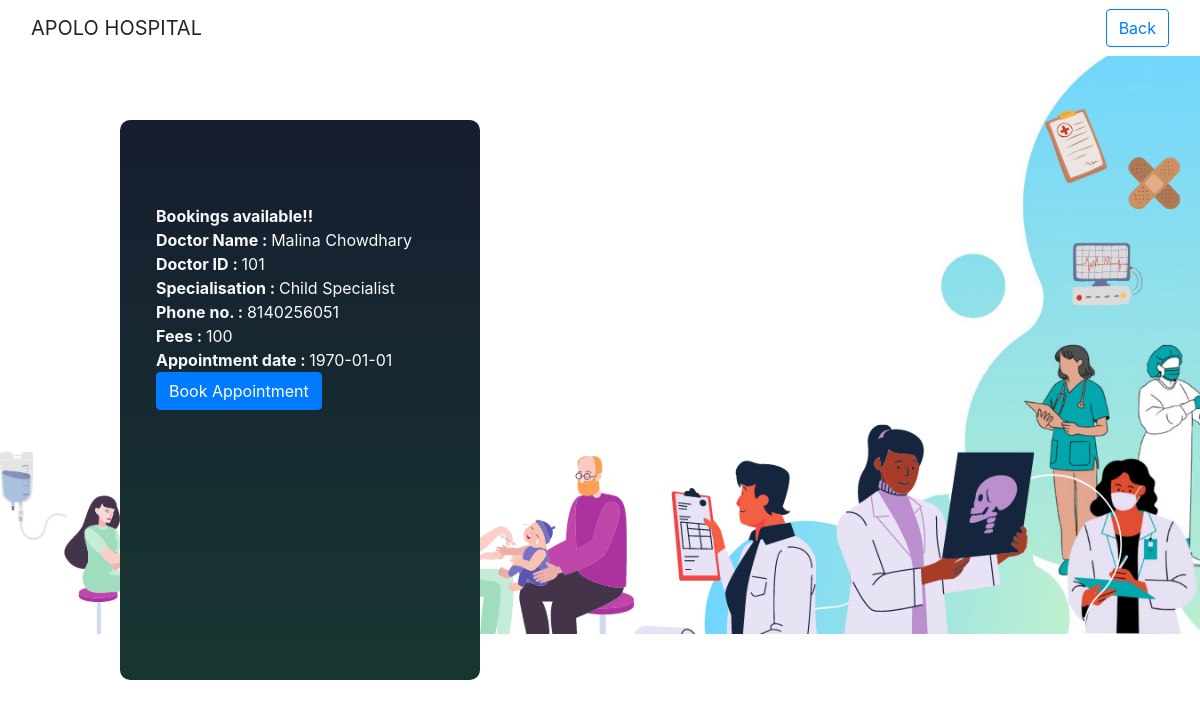
The page /get_apt.php?id=101 on the database its author committed.
### tables this page shows
CREATE TABLE `doctors` (
  `id` int(5) NOT NULL,
  `name` varchar(50) NOT NULL,
  `sp` varchar(30) NOT NULL,
  `phno` varchar(10) NOT NULL,
  `email` varchar(40) NOT NULL,
  `pass` varchar(25) NOT NULL,
  `rpass` varchar(25) NOT NULL,
  `dob` date NOT NULL,
  `doj` date NOT NULL,
  `gender` varchar(6) DEFAULT NULL,
  `fees` double NOT NULL
);

### get_apt.php (the view, shortened to what this page needs)
<!DOCTYPE html>
<html lang="en">
    <head>
        <link
        rel="stylesheet"
        href="https://stackpath.bootstrapcdn.com/bootstrap/4.3.1/css/bootstrap.min.css"
        />
    </head>
    <body>
        <nav class="navbar navbar-light" style="background-color: white;">
                <div class="container-fluid">
                <a class="navbar-brand">APOLO HOSPITAL</a>
                <ul class="nav nav-pills">
                    <li class="active">
                        <form method="get" action="patient_profile.php">
                        <button type="submit" class="btn btn-outline-primary" id="dbt" name="dbt">Back</button>
                        </form>
                    </li>
                </ul>
            </div>
        </nav>
        <?php
            require("dbconn.php");
            $docid = $_GET["id"];
            $aptDate = $_GET["selectDate"];
            $newDate = date("Y-m-d", strtotime($aptDate));
            $aptList = mysqli_query($connect,"SELECT * FROM appointments as ap WHERE ap.doc_id = '$docid' and ap.date_of_apt - '$newDate' = 0");
            $count = mysqli_num_rows($aptList);
            echo '<img src="form.png" height= "100%" width="100%">';
            if($count >= 5){
                echo '<div class="card-img-overlay text-dark">
                <br><br>';
                echo 'Bookings not available ';
            }
            else{
                echo '<div class="card-img-overlay text-light" id="login">
                <br><br>';
                echo '<b>Bookings available!!</b><br>';
                $display = mysqli_query($connect,"SELECT fees, id, name,sp ,phno FROM doctors WHERE id = '$docid'");
                $results = mysqli_fetch_array($display);
                echo "<b>Doctor Name : </b>".$results['name']."<br><b> Doctor ID : </b>".$docid."<br><b> Specialisation : </b>".$results['sp']."<br><b> Phone no. : </b>".$results['phno']."<br><b> Fees : </b>".$results['fees']."<br><b> Appointment date : </b>".$newDate."<br>";
                echo "<form action=' ' method='post'>
                <input type = 'submit' name='book' value='Book Appointment' id='book' class='btn btn-primary'> </form>";
                echo "</div>";
            }
        ?>
    </body>
</html>

### get_apt.php (style rules this page uses)
#login { color: white; width : 30%; height : 70%; margin : 10%; padding : 3%; background-image : linear-gradient(180deg, rgb(22, 29, 48), rgb(24, 54, 49)); border-radius : 10px; }

### rows shown on the page
doctors: name "Malina Chowdhary", sp "Child Specialist", phno "8140256051", fees "100"

### other values the page prints
$docid "101"
$newDate "1970-01-01"
